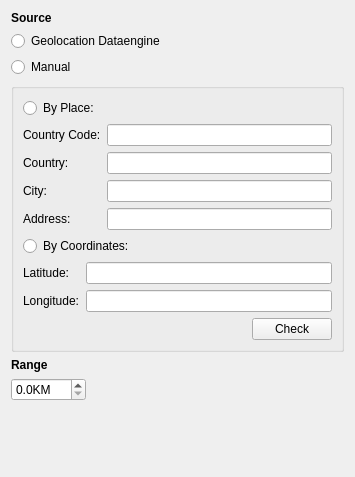
<?xml version="1.0" encoding="UTF-8"?>
<ui version="4.0">
 <class>LocationConf</class>
 <widget class="QWidget" name="LocationConf">
  <property name="geometry">
   <rect>
    <x>0</x>
    <y>0</y>
    <width>355</width>
    <height>477</height>
   </rect>
  </property>
  <property name="windowTitle">
   <string>Form</string>
  </property>
  <layout class="QVBoxLayout" name="verticalLayout_3">
   <item>
    <layout class="QVBoxLayout" name="verticalLayout">
     <item>
      <widget class="QLabel" name="label">
       <property name="sizePolicy">
        <sizepolicy hsizetype="Fixed" vsizetype="Fixed">
         <horstretch>0</horstretch>
         <verstretch>0</verstretch>
        </sizepolicy>
       </property>
       <property name="styleSheet">
        <string notr="true">QLabel {font-weight:bold;}</string>
       </property>
       <property name="text">
        <string>Source</string>
       </property>
      </widget>
     </item>
     <item>
      <widget class="QRadioButton" name="geolocationRadioButton">
       <property name="sizePolicy">
        <sizepolicy hsizetype="Fixed" vsizetype="Fixed">
         <horstretch>0</horstretch>
         <verstretch>0</verstretch>
        </sizepolicy>
       </property>
       <property name="text">
        <string>Geolocation Dataengine</string>
       </property>
      </widget>
     </item>
     <item>
      <widget class="QRadioButton" name="manualRadioButton">
       <property name="sizePolicy">
        <sizepolicy hsizetype="Fixed" vsizetype="Fixed">
         <horstretch>0</horstretch>
         <verstretch>0</verstretch>
        </sizepolicy>
       </property>
       <property name="text">
        <string>Manual</string>
       </property>
      </widget>
     </item>
     <item>
      <widget class="QGroupBox" name="groupBox">
       <property name="title">
        <string/>
       </property>
       <layout class="QVBoxLayout" name="verticalLayout_4">
        <item>
         <layout class="QVBoxLayout" name="verticalLayout_2">
          <item>
           <widget class="QRadioButton" name="PlaceRadioButton">
            <property name="text">
             <string>By Place:</string>
            </property>
           </widget>
          </item>
          <item>
           <layout class="QFormLayout" name="formLayout_2">
            <item row="1" column="0">
             <widget class="QLabel" name="label_4">
              <property name="text">
               <string>Country:</string>
              </property>
             </widget>
            </item>
            <item row="2" column="0">
             <widget class="QLabel" name="label_5">
              <property name="text">
               <string>City:</string>
              </property>
             </widget>
            </item>
            <item row="1" column="1">
             <widget class="QLineEdit" name="countryLineEdit"/>
            </item>
            <item row="2" column="1">
             <widget class="QLineEdit" name="cityLineEdit"/>
            </item>
            <item row="0" column="0">
             <widget class="QLabel" name="label_6">
              <property name="text">
               <string>Country Code:</string>
              </property>
             </widget>
            </item>
            <item row="0" column="1">
             <widget class="QLineEdit" name="countryCodeLineEdit"/>
            </item>
            <item row="3" column="0">
             <widget class="QLabel" name="addressLabel">
              <property name="text">
               <string>Address:</string>
              </property>
             </widget>
            </item>
            <item row="3" column="1">
             <widget class="QLineEdit" name="addressLineEdit"/>
            </item>
           </layout>
          </item>
          <item>
           <widget class="QRadioButton" name="coordinatesRadioButton">
            <property name="text">
             <string>By Coordinates:</string>
            </property>
           </widget>
          </item>
          <item>
           <layout class="QFormLayout" name="formLayout">
            <item row="0" column="0">
             <widget class="QLabel" name="label_3">
              <property name="text">
               <string>Latitude:</string>
              </property>
             </widget>
            </item>
            <item row="0" column="1">
             <widget class="QLineEdit" name="latitudeLineEdit"/>
            </item>
            <item row="1" column="0">
             <widget class="QLabel" name="label_2">
              <property name="text">
               <string>Longitude:</string>
              </property>
             </widget>
            </item>
            <item row="1" column="1">
             <widget class="QLineEdit" name="longitudeLineEdit"/>
            </item>
           </layout>
          </item>
         </layout>
        </item>
        <item>
         <layout class="QHBoxLayout" name="horizontalLayout_2">
          <item>
           <spacer name="horizontalSpacer">
            <property name="orientation">
             <enum>Qt::Horizontal</enum>
            </property>
            <property name="sizeHint" stdset="0">
             <size>
              <width>40</width>
              <height>20</height>
             </size>
            </property>
           </spacer>
          </item>
          <item>
           <widget class="QPushButton" name="checkPushButton">
            <property name="sizePolicy">
             <sizepolicy hsizetype="Fixed" vsizetype="Fixed">
              <horstretch>0</horstretch>
              <verstretch>0</verstretch>
             </sizepolicy>
            </property>
            <property name="text">
             <string>Check</string>
            </property>
           </widget>
          </item>
         </layout>
        </item>
       </layout>
      </widget>
     </item>
     <item>
      <widget class="QLabel" name="label_7">
       <property name="styleSheet">
        <string notr="true">QLabel {font-weight:bold;}</string>
       </property>
       <property name="text">
        <string>Range</string>
       </property>
      </widget>
     </item>
     <item>
      <widget class="QDoubleSpinBox" name="rangeSpinBox">
       <property name="sizePolicy">
        <sizepolicy hsizetype="Fixed" vsizetype="Fixed">
         <horstretch>0</horstretch>
         <verstretch>0</verstretch>
        </sizepolicy>
       </property>
       <property name="toolTip">
        <string>Radius around your location for plugins which support it.</string>
       </property>
       <property name="suffix">
        <string>KM</string>
       </property>
       <property name="decimals">
        <number>1</number>
       </property>
       <property name="singleStep">
        <double>0.100000000000000</double>
       </property>
      </widget>
     </item>
    </layout>
   </item>
   <item>
    <spacer name="verticalSpacer">
     <property name="orientation">
      <enum>Qt::Vertical</enum>
     </property>
     <property name="sizeType">
      <enum>QSizePolicy::MinimumExpanding</enum>
     </property>
     <property name="sizeHint" stdset="0">
      <size>
       <width>20</width>
       <height>40</height>
      </size>
     </property>
    </spacer>
   </item>
  </layout>
 </widget>
 <tabstops>
  <tabstop>geolocationRadioButton</tabstop>
  <tabstop>manualRadioButton</tabstop>
  <tabstop>PlaceRadioButton</tabstop>
  <tabstop>countryCodeLineEdit</tabstop>
  <tabstop>countryLineEdit</tabstop>
  <tabstop>cityLineEdit</tabstop>
  <tabstop>addressLineEdit</tabstop>
  <tabstop>coordinatesRadioButton</tabstop>
  <tabstop>latitudeLineEdit</tabstop>
  <tabstop>longitudeLineEdit</tabstop>
  <tabstop>checkPushButton</tabstop>
 </tabstops>
 <resources/>
 <connections>
  <connection>
   <sender>manualRadioButton</sender>
   <signal>toggled(bool)</signal>
   <receiver>groupBox</receiver>
   <slot>setEnabled(bool)</slot>
   <hints>
    <hint type="sourcelabel">
     <x>41</x>
     <y>62</y>
    </hint>
    <hint type="destinationlabel">
     <x>187</x>
     <y>193</y>
    </hint>
   </hints>
  </connection>
  <connection>
   <sender>PlaceRadioButton</sender>
   <signal>toggled(bool)</signal>
   <receiver>countryCodeLineEdit</receiver>
   <slot>setEnabled(bool)</slot>
   <hints>
    <hint type="sourcelabel">
     <x>187</x>
     <y>97</y>
    </hint>
    <hint type="destinationlabel">
     <x>239</x>
     <y>126</y>
    </hint>
   </hints>
  </connection>
  <connection>
   <sender>PlaceRadioButton</sender>
   <signal>toggled(bool)</signal>
   <receiver>countryLineEdit</receiver>
   <slot>setEnabled(bool)</slot>
   <hints>
    <hint type="sourcelabel">
     <x>187</x>
     <y>97</y>
    </hint>
    <hint type="destinationlabel">
     <x>239</x>
     <y>158</y>
    </hint>
   </hints>
  </connection>
  <connection>
   <sender>PlaceRadioButton</sender>
   <signal>toggled(bool)</signal>
   <receiver>cityLineEdit</receiver>
   <slot>setEnabled(bool)</slot>
   <hints>
    <hint type="sourcelabel">
     <x>187</x>
     <y>97</y>
    </hint>
    <hint type="destinationlabel">
     <x>239</x>
     <y>190</y>
    </hint>
   </hints>
  </connection>
  <connection>
   <sender>PlaceRadioButton</sender>
   <signal>toggled(bool)</signal>
   <receiver>latitudeLineEdit</receiver>
   <slot>setDisabled(bool)</slot>
   <hints>
    <hint type="sourcelabel">
     <x>187</x>
     <y>97</y>
    </hint>
    <hint type="destinationlabel">
     <x>226</x>
     <y>249</y>
    </hint>
   </hints>
  </connection>
  <connection>
   <sender>PlaceRadioButton</sender>
   <signal>toggled(bool)</signal>
   <receiver>longitudeLineEdit</receiver>
   <slot>setDisabled(bool)</slot>
   <hints>
    <hint type="sourcelabel">
     <x>187</x>
     <y>97</y>
    </hint>
    <hint type="destinationlabel">
     <x>226</x>
     <y>281</y>
    </hint>
   </hints>
  </connection>
  <connection>
   <sender>manualRadioButton</sender>
   <signal>toggled(bool)</signal>
   <receiver>checkPushButton</receiver>
   <slot>setEnabled(bool)</slot>
   <hints>
    <hint type="sourcelabel">
     <x>41</x>
     <y>62</y>
    </hint>
    <hint type="destinationlabel">
     <x>262</x>
     <y>326</y>
    </hint>
   </hints>
  </connection>
  <connection>
   <sender>PlaceRadioButton</sender>
   <signal>toggled(bool)</signal>
   <receiver>addressLineEdit</receiver>
   <slot>setEnabled(bool)</slot>
   <hints>
    <hint type="sourcelabel">
     <x>170</x>
     <y>97</y>
    </hint>
    <hint type="destinationlabel">
     <x>222</x>
     <y>222</y>
    </hint>
   </hints>
  </connection>
 </connections>
</ui>
